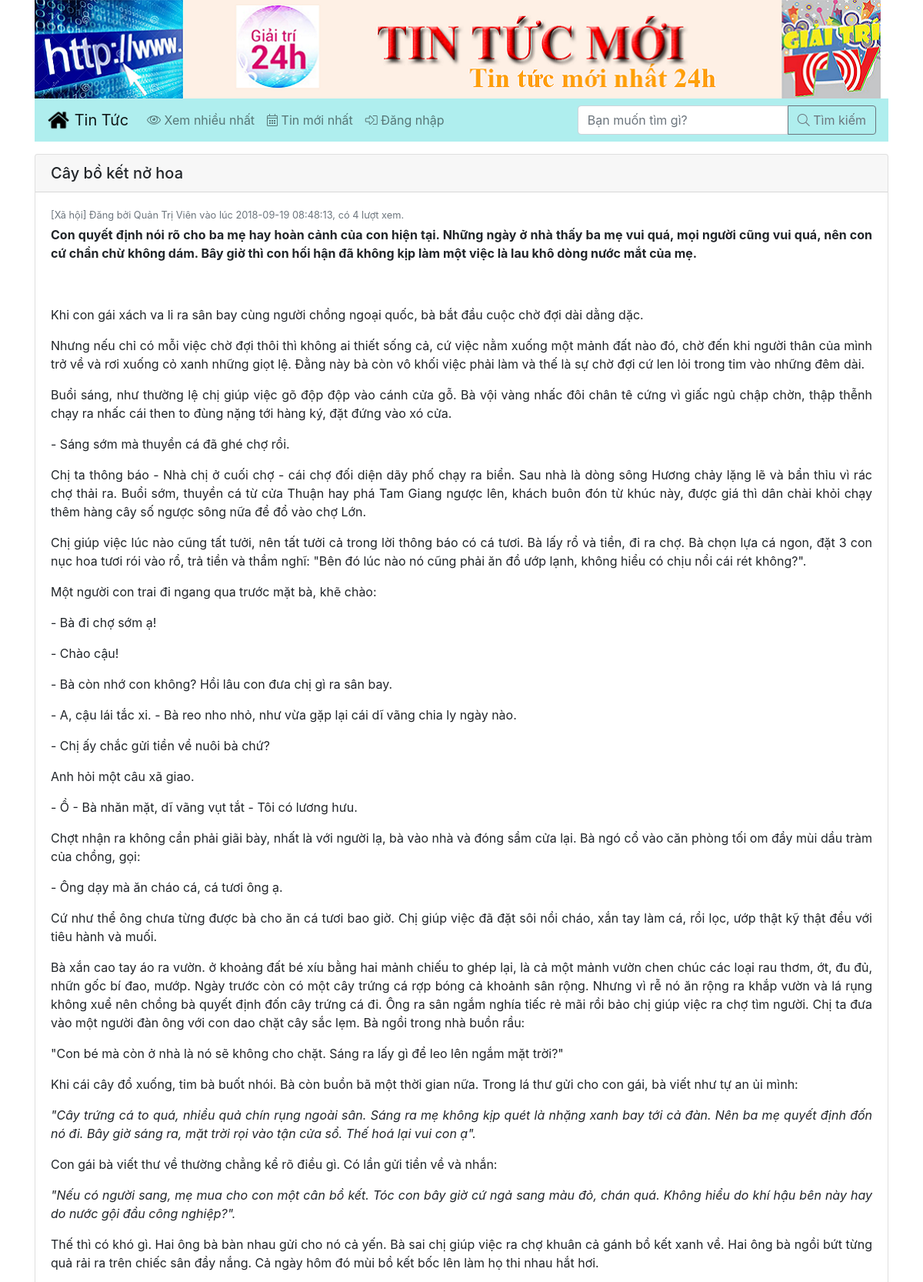
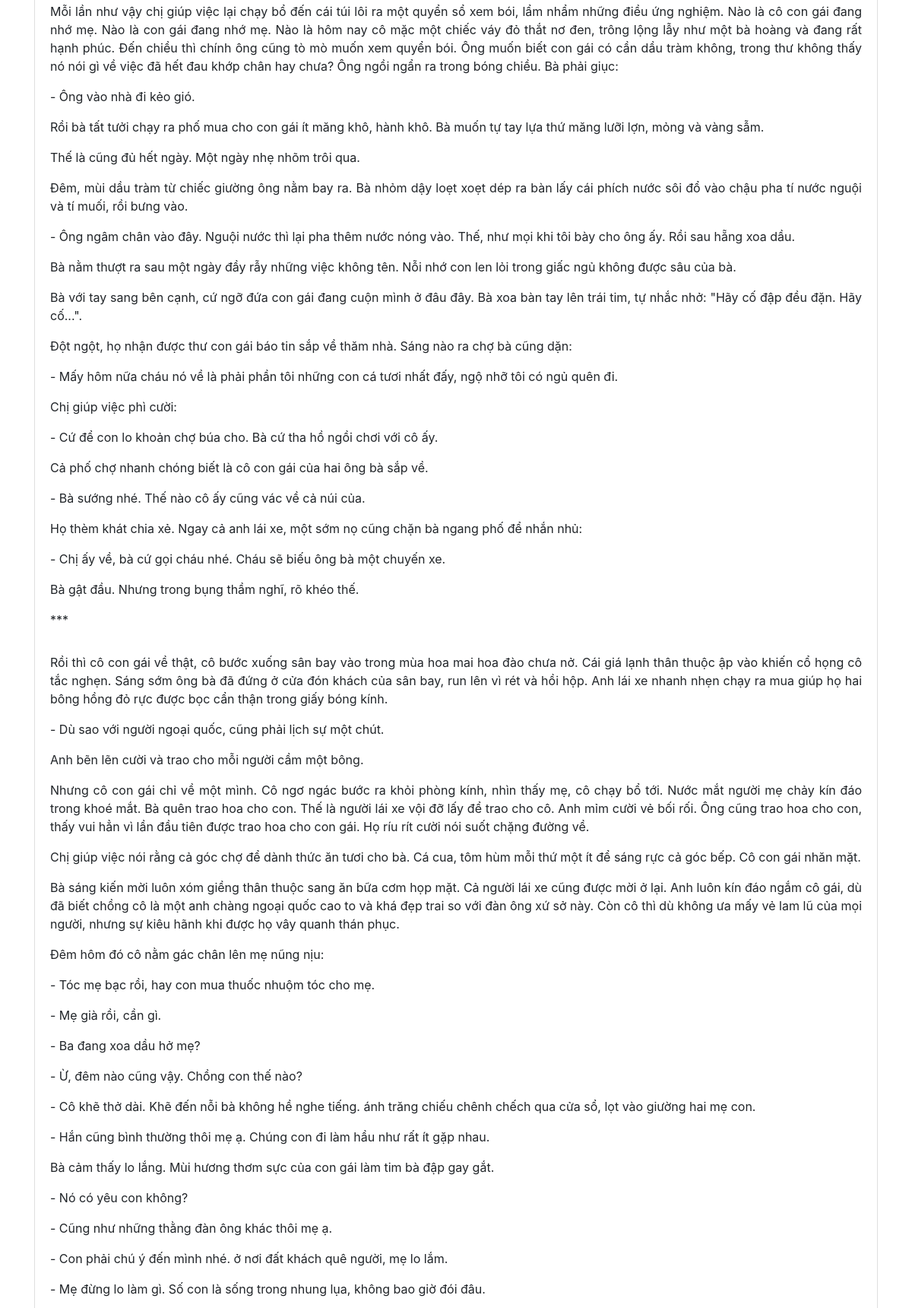
/baiviet_xem.php?id=2 (upper part), run on the app's committed database (2 pictures, top to bottom).
### tables this page shows
CREATE TABLE `tbl_baiviet` (
  `ID` int(10) NOT NULL,
  `MaChuDe` int(10) NOT NULL,
  `MaNguoiDung` int(10) NOT NULL,
  `TieuDe` varchar(255) NOT NULL,
  `TomTat` text NOT NULL,
  `NoiDung` text NOT NULL,
  `NgayDang` datetime NOT NULL,
  `LuotXem` int(10) NOT NULL,
  `KiemDuyet` tinyint(1) NOT NULL
);

CREATE TABLE `tbl_chude` (
  `ID` int(10) NOT NULL,
  `TenChuDe` varchar(100) NOT NULL
);

CREATE TABLE `tbl_nguoidung` (
  `ID` int(10) NOT NULL,
  `HoVaTen` varchar(50) NOT NULL,
  `TenDangNhap` varchar(50) NOT NULL,
  `MatKhau` varchar(100) NOT NULL,
  `QuyenHan` tinyint(1) NOT NULL,
  `Khoa` tinyint(1) NOT NULL
);

### baiviet_xem.php (the view, shortened to what this page needs)
<?php
	include_once "ketnoi.php";
	$id = $_GET['id'];
	$sql = "SELECT b.*, c.TenChuDe, n.HoVaTen
			FROM tbl_baiviet b, tbl_chude c, tbl_nguoidung n
			WHERE b.MaChuDe = c.ID AND b.MaNguoiDung = n.ID AND b.KiemDuyet = 1 AND b.ID = $id";
	$danhsach = mysqli_query($link, $sql);
	$dong = mysqli_fetch_array($danhsach);
?>
<!DOCTYPE html>
<html lang="en">
<?php include_once "header.php"; ?>
<body>
	<div class="container">
		<?php include_once "navbar.php"; ?>
		<div class="card mt-3">
			<h5 class="card-header"><?php echo $dong['TieuDe']; ?></h5>
			<div class="card-body">
				<?php
					echo '<p class="small text-muted mb-1">['.$dong['TenChuDe'].'] Đăng bởi '.$dong['HoVaTen'].' vào lúc '.$dong['NgayDang'].', có '.$dong['LuotXem'].' lượt xem.</p>';
					echo '<p class="text-justify font-weight-bold">'.$dong['TomTat'].'</p>';
					echo '<p class="text-justify mb-0">'.$dong['NoiDung'].'</p>';
				?>
			</div>
		</div>
	</div>
</body>
</html>

### data on the page
tbl_baiviet: TieuDe "Cây bồ kết nở hoa", MaChuDe.TenChuDe "Xã hội", MaNguoiDung.HoVaTen "Quản Trị Viên", NgayDang "2018-09-19 08:48:13", LuotXem "4", TomTat "Con quyết định nói rõ cho ba mẹ hay hoàn cảnh của con hiện tại. Những ngày ở nhà thấy ba mẹ vui quá, mọi người cũng vui quá, nên con cứ chần chừ không dám. Bây giờ thì con hối hận đã không kịp làm một việc là lau khô dòng nước mắt của mẹ.", NoiDung "Khi con gái xách va li ra sân bay cùng người chồng ngoại quốc, bà bắt đầu cuộc chờ đợi dài dằng dặc. Nhưng nếu chỉ có mỗi việc chờ đợi thôi thì không ai thiết sống cả, cứ việc nằm xuống một mảnh đất nào đó, chờ đến khi người thân của mình trở về và rơi xuống cỏ xanh những giọt lệ. Đằng này bà còn vô khối việc phải làm và thế là sự chờ đợi cứ len lỏi trong tim vào những đêm dài. Buổi sáng, như thường lệ chị giúp việc gõ độp độp vào cánh cửa gỗ. Bà vội vàng nhấc đôi chân tê cứng vì giấc ngủ chập chờn, thập thễnh chạy ra nhấc cái then to đùng nặng tới hàng ký, đặt đứng vào xó cửa. - Sáng sớm mà thuyền cá đã ghé chợ rồi. Chị ta thông báo - Nhà chị ở cuối chợ - cái chợ đối diện dãy phố chạy ra…"
